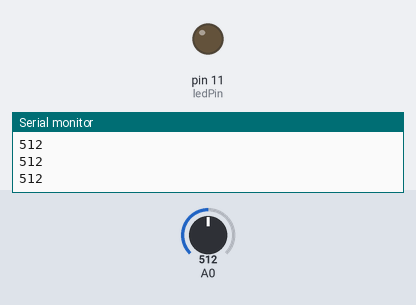
Bench run of a sketch on a simulated Arduino Uno, built with avr-gcc and run on an emulated ATmega328P. Parts: output pins drawn as LEDs (lit = HIGH), the last lines printed to the serial monitor. The test bench sets the inputs (shaded band); at power-on: A0 = 512.

Above: at 1.2 s.
1.3 s: A0 set to 38
2.8 s: A0 set to 32
At 3.6 s:
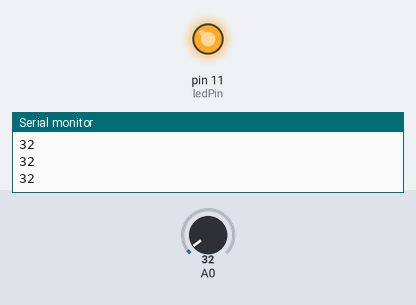
4.3 s: A0 set to 132
5.8 s: A0 set to 153
At 7.0 s:
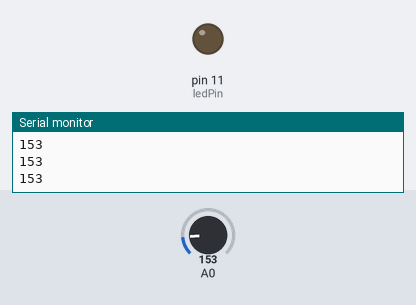
7.3 s: A0 set to 26
At 8.2 s:
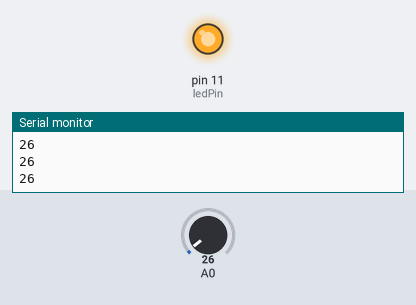
Timing chart, 0 to 9.8 s (numbered marks = the images above; inputs shaded):
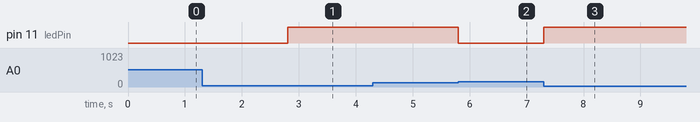

Measured:
- the behaviour switches between 36 and 35 on A0 (found by bisection; images 0 and 1)
- the behaviour switches between 140 and 141 on A0 (found by bisection; images 1 and 2)
- after the input at 2.8 s, pin 11 (ledPin): LOW → HIGH at once
- after the input at 5.8 s, pin 11 (ledPin): HIGH → LOW at once
- after the input at 7.3 s, pin 11 (ledPin): LOW → HIGH at once

The sketch:

ExploringSignals_01.ino
```cpp
int ledPin = 11;
int sensorInput = A0;

boolean ledIsOn = false;

void setup() {
  pinMode(ledPin, OUTPUT);
  Serial.begin(9600);
}

void loop() {
  int lightLevel = analogRead(A0);

  if (ledIsOn) {
    if (lightLevel > 140) {
      ledIsOn = false;
    }
  } else {
    if (lightLevel < 36) {
      ledIsOn = true;
    }
  }

  digitalWrite(ledPin, ledIsOn);

  Serial.println(lightLevel);
}
```
